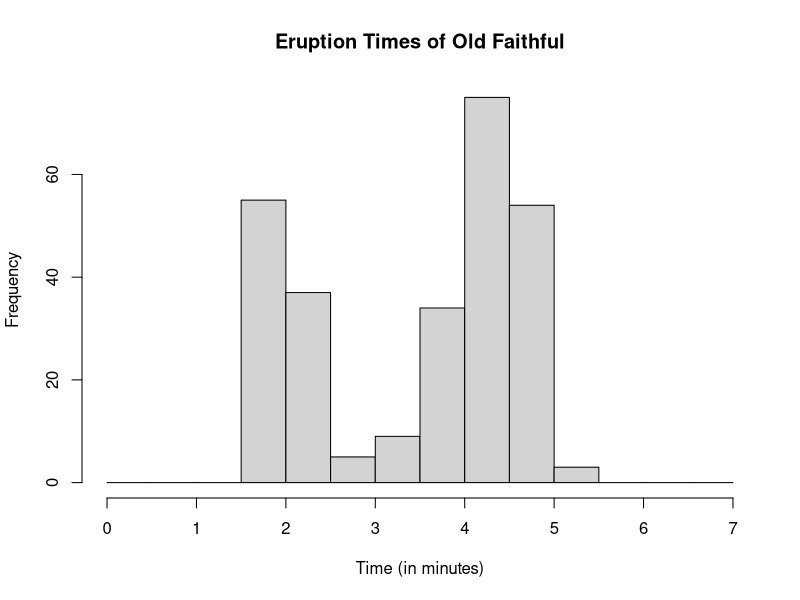
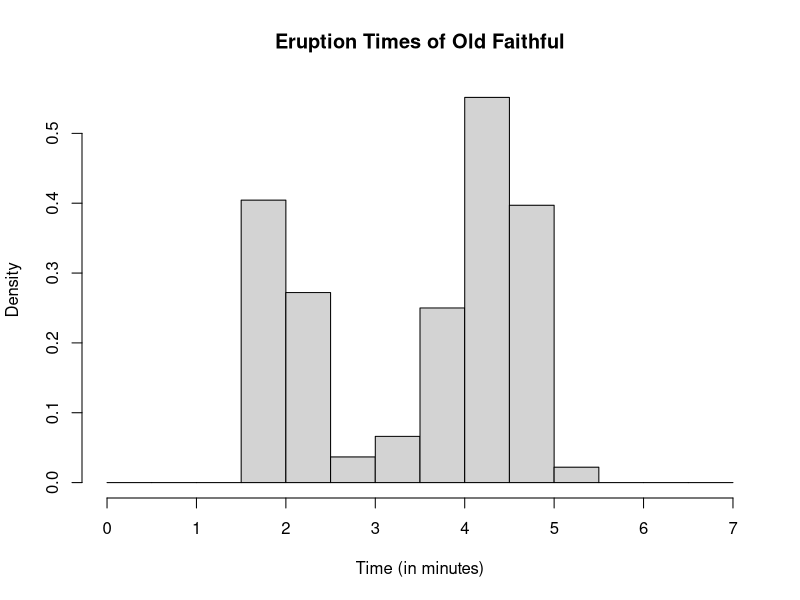
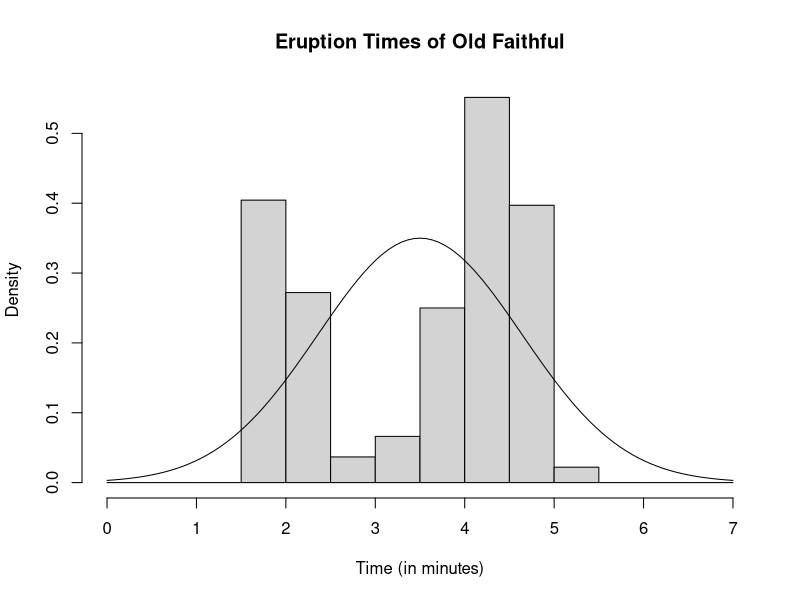
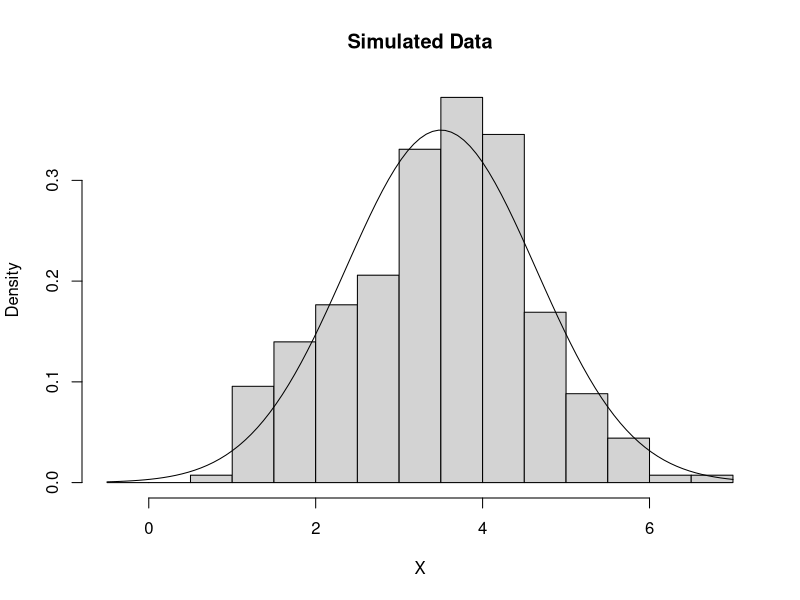
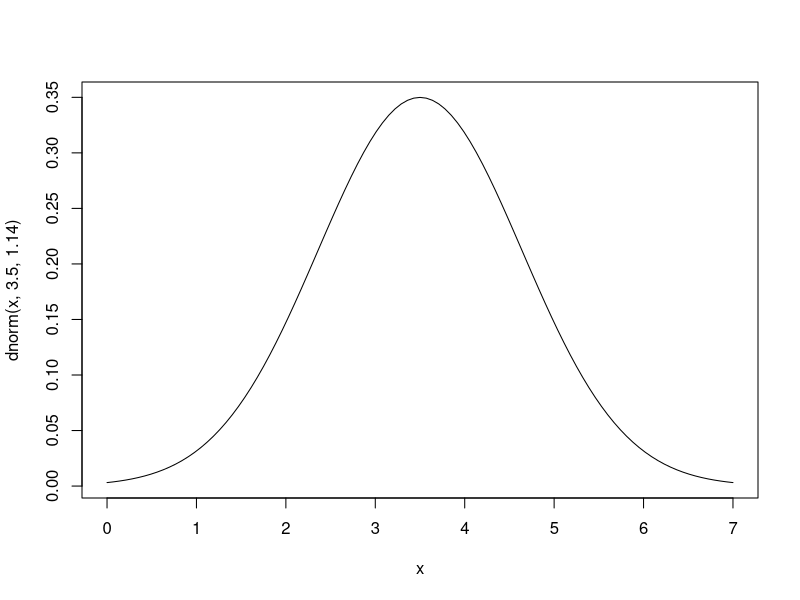
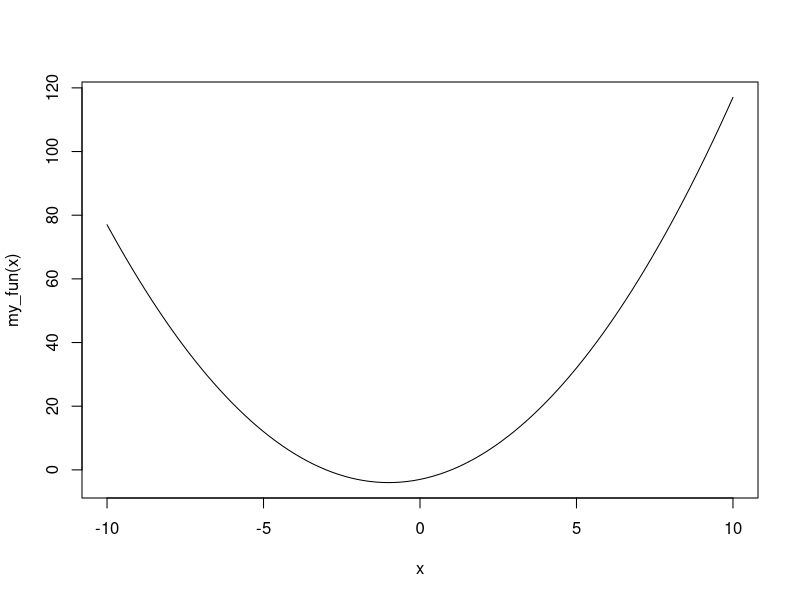
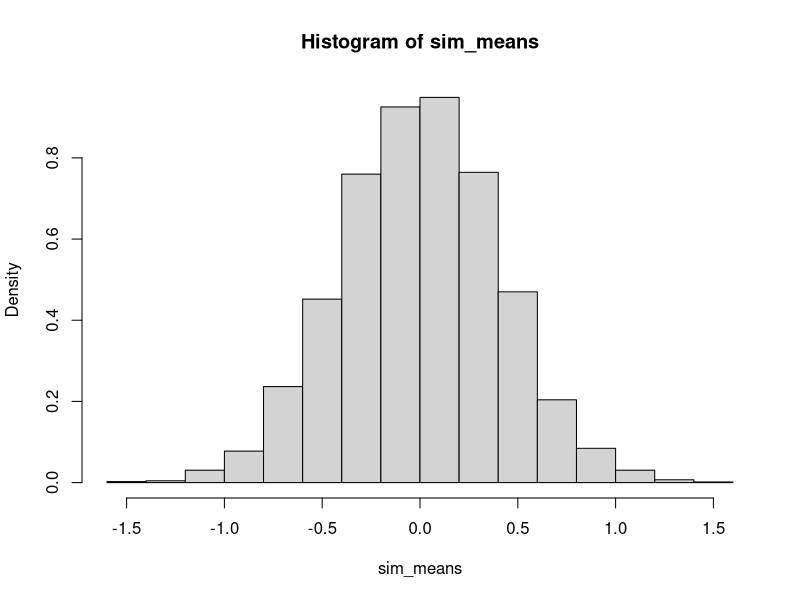
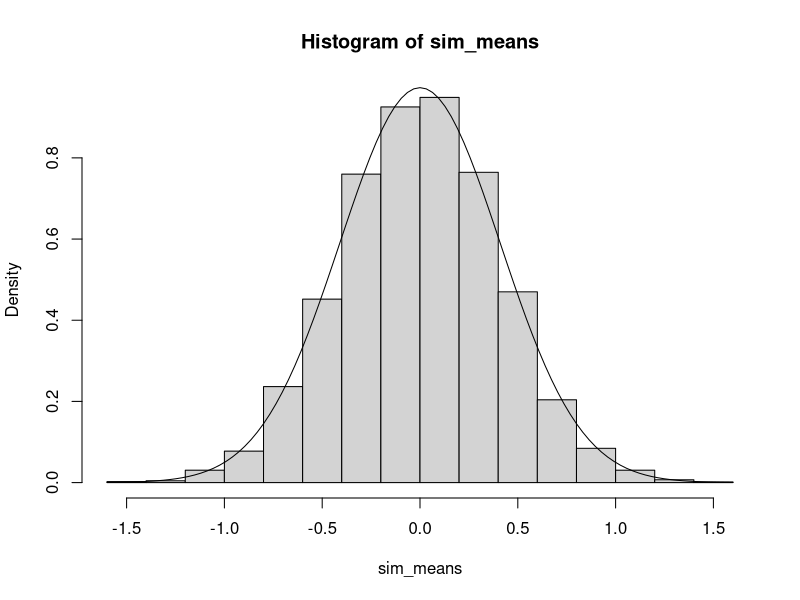

Source code (R) for these figures, in order:
## ---- chunk 1
hist(faithful$eruptions, 
     main = "Eruption Times of Old Faithful", 
     xlab = "Time (in minutes)", 
     breaks = seq(0, 7, by = .5))
## ---- chunk 2
hist(faithful$eruptions, 
     main = "Eruption Times of Old Faithful", 
     xlab = "Time (in minutes)", 
     breaks = seq(0, 7, by = .5), 
     freq = FALSE)
## ---- chunk 3
# Generate a single normal random variable with mean 0 and standard deviation 1
rnorm(1)


# Generate 20 normal random variables with mean 0 and standard deviation 1
rnorm(20)
## ---- chunk 4
# Normal random variable with mean 10, and standard deviation 0.5 
rnorm(1, mean = 10, sd = 0.5)

# Normal random variable with mean 10, and standard deviation 0.5 
rnorm(20, mean = 10, sd = 0.5)
## ---- chunk 5
# Relative probability of observing the value 0.25
# for a normal random variable with mean 0 and standard devation 1
dnorm(0.25)

# Relative probability of observing the value 0.25, -0.5, 2
# for a normal random variable with mean 0 and standard devation 1
dnorm(c(0.25, -0.5, 2))
## ---- chunk 6
set.seed(1)
runif(10, min = -5, max = 5)
## ---- chunk 7
sample(c("Heads", "Tails"), size=1 , prob = c(0.5, 0.5))
## ---- chunk 8
sample(c("Heads", "Tails"), size=10 , prob = c(0.5, 0.5), replace = TRUE)
## ---- chunk 9
coin_flip_heads3 = function(){
        coin_flip = sample(c("Heads", "Tails"), size=10 , 
                           prob = c(0.5, 0.5), replace = TRUE)
        num_heads = length(which(coin_flip == "Heads"))
        
        if(num_heads == 3){
                heads3 = TRUE
        } else{
                heads3 = FALSE
        }
        return(heads3)
}



# Generates flipping a coin 3 times
# Returns TRUE if exactly 3 flips resulted in heads
# Returns FALSE if otherwise 
coin_flip_heads3()



# Replicate the experiment 10,000 times
see_heads3 = replicate(10000, coin_flip_heads3())

# How many of these experiments results in 3 heads???
# Probability of seeing exactly 3 heads is approximately 12%
table(see_heads3)/10000
## ---- chunk 10
hist(faithful$eruptions, 
     main = "Eruption Times of Old Faithful", 
     xlab = "Time (in minutes)", 
     breaks = seq(0, 7, by = .5), 
     freq = FALSE)

curve(dnorm(x, 3.5, 1.14), add = TRUE)
## ---- chunk 11
gen_data = rnorm(272, mean = 3.5, sd = 1.14)

hist(gen_data, 
     main = "Simulated Data", 
     xlab = "X", 
     breaks = seq(-0.5, 7, by = .5), 
     freq = FALSE)

curve(dnorm(x, 3.5, 1.14), add = TRUE)
## ---- chunk 12
curve(dnorm(x, 3.5, 1.14), 0, 7, add = FALSE)
## ---- chunk 13
my_fun = function(x){
        y = x^2 + 2*x - 3
        return(y)
}

curve(my_fun(x), -10, 10)
## ---- chunk 14
# Simulate a sample of 50 observations that are uniformly distributed 
gen_unif_mean = function(the_min, the_max){
        gen_data = runif(50, the_min, the_max)
        the_mean = mean(gen_data)
        return(the_mean)
}

# Simulate 10000 samples, each of size 50, where the minumum value is -5
# And the maximum value is 5
set.seed(123)
sim_means = replicate(10000, gen_unif_mean(the_min = -5, the_max=5))


# histogram of results
hist(sim_means, freq = FALSE)
## ---- chunk 15

# histogram of results
hist(sim_means, freq = FALSE)

# Add normal curve according to CLT
curve(dnorm(x, mean = 0, sd = 0.41), add = TRUE)
